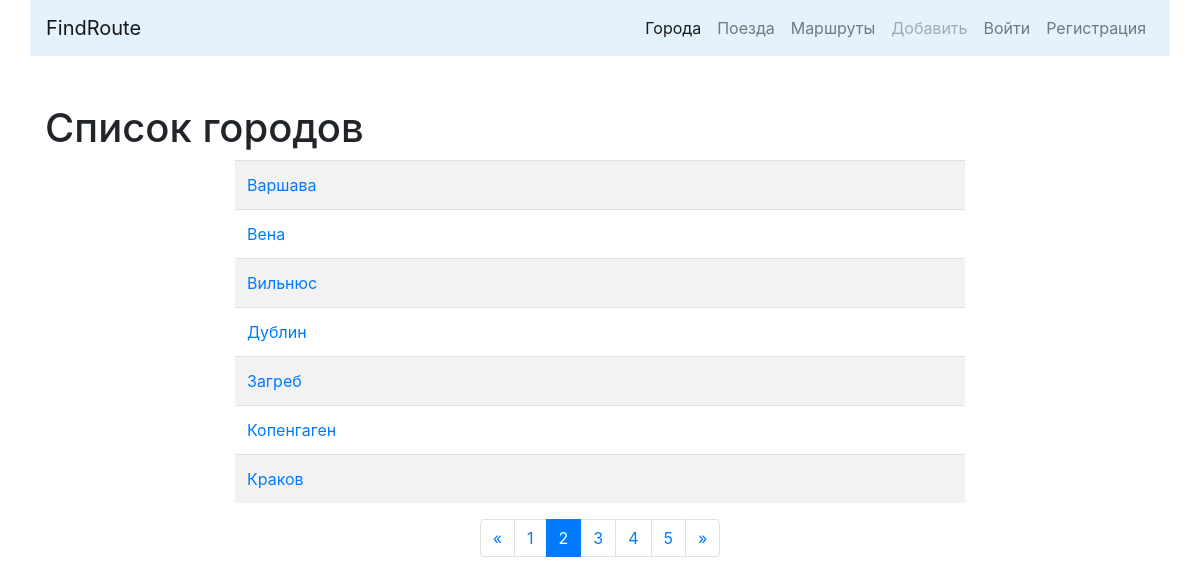
Page /cities/?page=2 on the earlier database version.
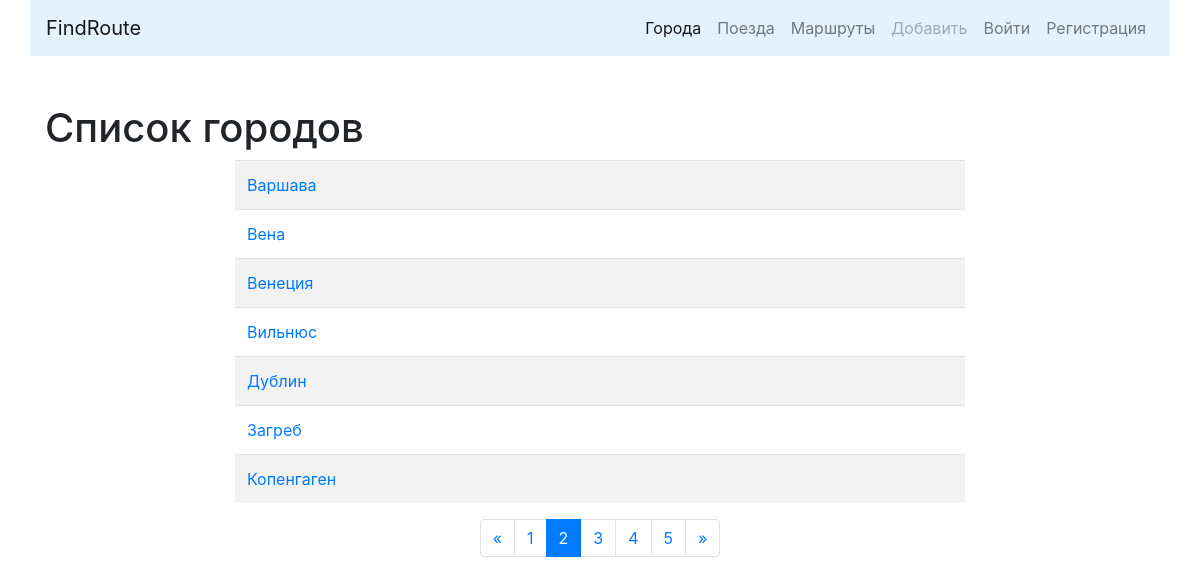
Same page on the later database version.
### cities/models.py (models this page shows, shortened)
class City(models.Model):
    name = models.CharField(max_length=100, unique=True, verbose_name='Город')
    class Meta:
        verbose_name = 'Город'
        verbose_name_plural = 'Города'
        ordering = ['name']

### cities/views.py (the view)
# urls.py: path('', CityListView.as_view(), name='cities'),
class CityListView(ListView):
    paginate_by = 7
    model = City
    template_name = 'cities/home.html'
    def get_context_data(self, **kwargs):
        context = super().get_context_data(**kwargs)
        form = CityForm()
        context['form'] = form
        return context

### cities/templates/cities/home.html (shortened to what this page needs)
{% extends 'base.html' %}
{% block content %}
    <h1>Список городов</h1>
    <div class="row">
        <div class="col-md-8 mx-auto">
            <table class="table table-striped">
                {% for object in page_obj %}
                    <tr>
                        <td>
                            <a href="{% url 'detail' pk=object.id %}">{{ object.name }}</a>
                        </td>
                        {% if user.is_authenticated %}
                            <td>
                                <a href="{% url 'update' pk=object.id %}">
                                    <button type="submit" class="btn btn-info">Редактировать</button>
                                </a>
                            </td>
                            <td>
                                <a href="{% url 'delete' pk=object.id %}">
                                    <button type="submit" class="btn btn-danger">Удалить</button>
                                </a>
                            </td>
                        {% else %}
                            <td>&nbsp;</td>
                            <td>&nbsp;</td>
                        {% endif %}
                    </tr>
                {% endfor %}
            </table>
        </div>
    </div>
    <nav aria-label="Page navigation example">
        <ul class="pagination justify-content-center">
            <li class="page-item">
                {% if page_obj.has_previous %}
                    <a class='page-link' href="?page={{ page_obj.previous_page_number }}" aria-label="Previous"><span
                            aria-hidden="true">&laquo;</span>
                    </a>
                {% endif %}
            </li>
            {% for page in page_obj.paginator.page_range %}
                <li class="page-item {% if page == page_obj.number %} active {% endif %}">
                    <a class="page-link" href="?page={{ page }}">
                        {{ page }}
                    </a>
                </li>
            {% endfor %}
            <li class="page-item">
                {% if page_obj.has_next %}
                    <a class='page-link' href="?page={{ page_obj.paginator.num_pages }}" aria-label="Next">
                        <span aria-hidden="true">&raquo;</span>
                    </a>
                {% endif %}
            </li>
        </ul>
    </nav>
{% endblock %}

Differences in the rows shown:
no longer on this page (row unchanged): City: name "Краков"
added City: name "Венеция"
